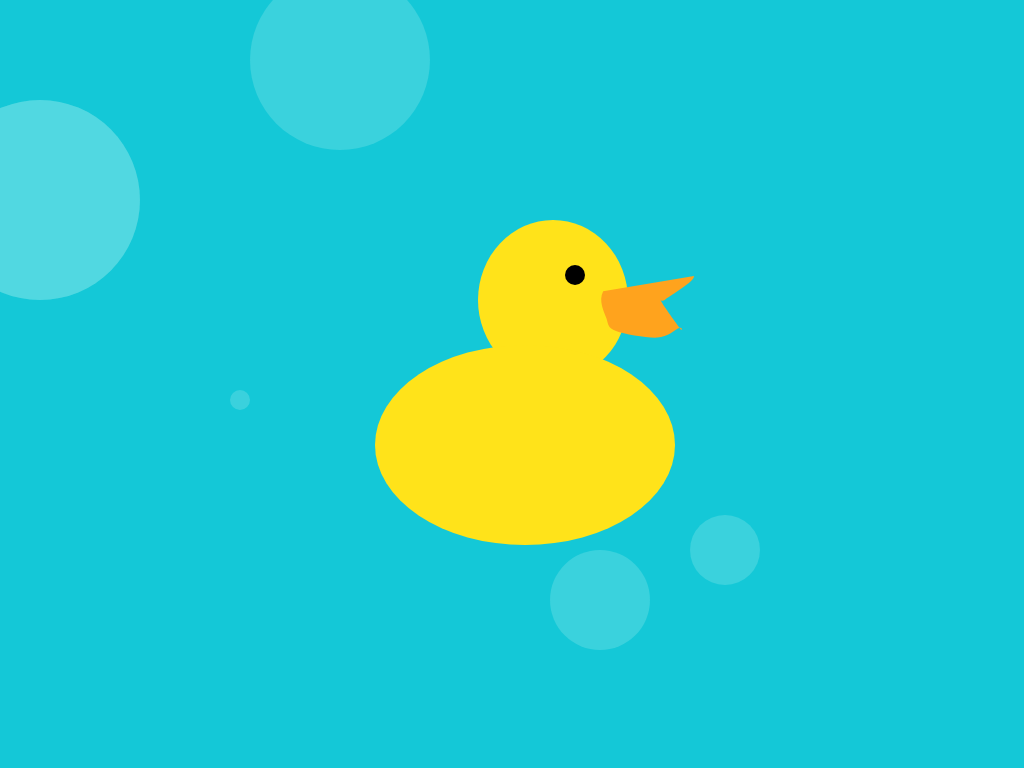
Frame 1 (no input)
Frame 60 (no input): identical to frame 1, image omitted
Frame 120 (the mouse pressed at the canvas centre since frame 60): identical to frame 1, image omitted

The p5.js sketch that drew this single still picture (run headless with seeded random() and noise() and a simulated clock; from frame 60 on, the mouse is pressed at the canvas centre):

// p5.js sketch
// ── sketch.js
function setup() { 
    createCanvas (1024,768);
}

function draw() {
    background (20,200,215);
    fill(255,227,26);
    noStroke();
    ellipse(553,300,150,160);
    fill(0);
    ellipse(575,275,20,20);
    fill(255,227,26)
    ellipse(525,445,300,200);
    fill(255,163,29);
    beginShape();
        curveVertex(637,260);
        curveVertex(603.17,291.21);
        curveVertex(606.41,318.32);
        curveVertex(616,331);
        curveVertex(657.32,337.61);
        curveVertex(679,328);
        curveVertex(679.79,328.3);
        curveVertex(661,301);
        curveVertex(665.27,299.4);
        curveVertex(694,276);
        curveVertex(658,268);
    endShape();
    fill(117,225,229,100)
    ellipse(40,200,200,200);
    fill(117,225,229,100)
    ellipse(240,400,20,20);
    fill(117,225,229,100)
    ellipse(340,60,180,180);
    fill(117,225,229,100)
    ellipse(40,200,200,200);
    fill(117,225,229,100)
    ellipse(600,600,100,100);
    fill(117,225,229,100)
    ellipse(725,550,70,70);
    
    
    
   
    
   
//    (637,260,603,291,606,318,616,331,657,337,679,329,680,328,661,301,665,299,694,276,658,268);
}
